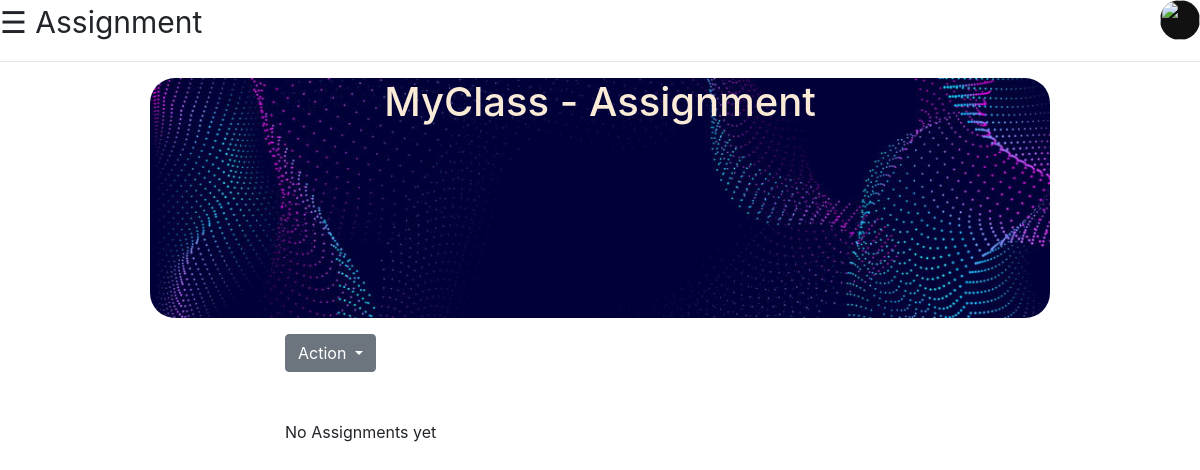
Page /dash/assign/9/ (signed in) on the earlier database version.
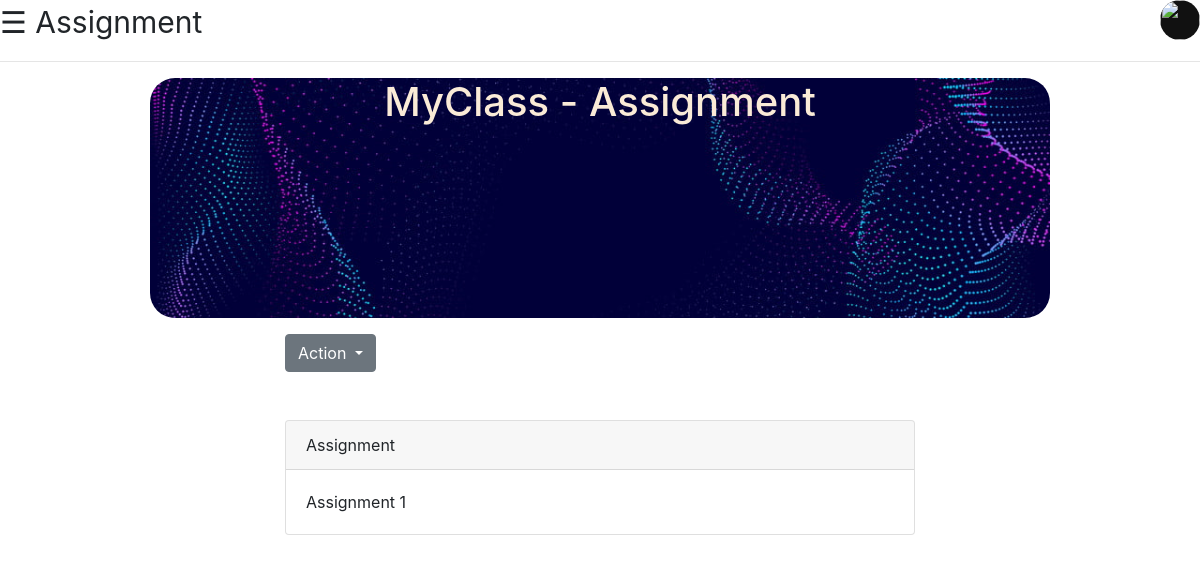
Same page on the later database version.
### dash/models.py (models this page shows, shortened)
class classsm(models.Model):
    tid = models.ForeignKey(User, on_delete=models.CASCADE)
    section=models.CharField(max_length=2)
    password=models.CharField(max_length=50)
    name=models.CharField(max_length=50)
    subject=models.CharField(max_length=50)

class classwork(models.Model):
    clid = models.ForeignKey(classsm, on_delete=models.CASCADE)
    wtype = models.ForeignKey(work, on_delete = models.CASCADE)
    wname = models.TextField()

### dash/views.py (the view)
# urls.py: path("assign/<int:pkid>/", views.assign, name = 'assign'),
def assign(request,pkid):
    if request.user.is_authenticated:
        obj = classsm.objects.get(pk=pkid)
        objclasswork = classwork.objects.filter(clid=pkid,wtype = 2)
        context = {'data':obj,'classcontent':objclasswork}
        return render(request,'dash/assign.html',context)
    else:
        return redirect('/account/login')

### dash/templates/dash/assign.html (shortened to what this page needs)
{% load static %}
<!DOCTYPE html>
<html lang="en">
<head>
    <link rel="stylesheet" href="{% static 'classroom/css/styleclass.css' %}">
    <link rel="stylesheet" href="https://stackpath.bootstrapcdn.com/bootstrap/4.5.2/css/bootstrap.min.css">
    <link rel="stylesheet" href="https://cdnjs.cloudflare.com/ajax/libs/font-awesome/4.7.0/css/font-awesome.min.css">
</head>
<body>
        <span style="font-size:30px;cursor:pointer" onclick="openNav()">&#9776; Assignment</span>
        <div id="right">
            <img src="" alt="" class="img-alpha">
        </div>
        <hr>
    <div>
    <div style="float: left; width: 12.5%"><pre></pre></div>
    <div style="width: 75%; float: left;">
        <div style="height: 30vh; background-image:url({% static 'classroom/img/banner.jpg' %}); background-size: cover; color: antiquewhite; border-radius: 25px; text-align: center;">
            <h1>{{ data.name }}   - Assignment</h1>
        </div>
    <div>
    <div style="width: 15%; float: left;"><pre></pre></div>
    <div style="width: 70%; float: left;">
        <div>
          <div class="dropdown">
            <button class="btn btn-secondary dropdown-toggle" type="button" id="dropdownMenuButton" data-toggle="dropdown" aria-haspopup="true" aria-expanded="false">
              Action
            </button>
          </div>
        </div>
    <div>
          <br><br>
          {% if classcontent %}
          {% for obj in classcontent %}
                <div class="card" >
                  <div class="card-header">
                    Assignment
                  </div>
                  <div class="card-body">
                    <p class="card-text">{{ obj.wname }}</p>
                  </div>
                </div>
            	<br>
          {% endfor %}
          {% else %}
          No Assignments yet
          {% endif %}
    </div>
    </div>
    </div>
    </div>
    </div>
    </body>
    </html>

### static/classroom/css/styleclass.css (style rules this page uses)
body { font-family: "Lato", sans-serif; }
#right { float: right; }
body { font-family: Arial, Helvetica, sans-serif; }
.img-alpha { height: 40px; width: 40px; border-radius: 50%; background-color: #111; }

Differences in the rows shown:
added classwork: wname "Assignment 1"
Other differences:
text no longer shown: "No Assignments yet"
